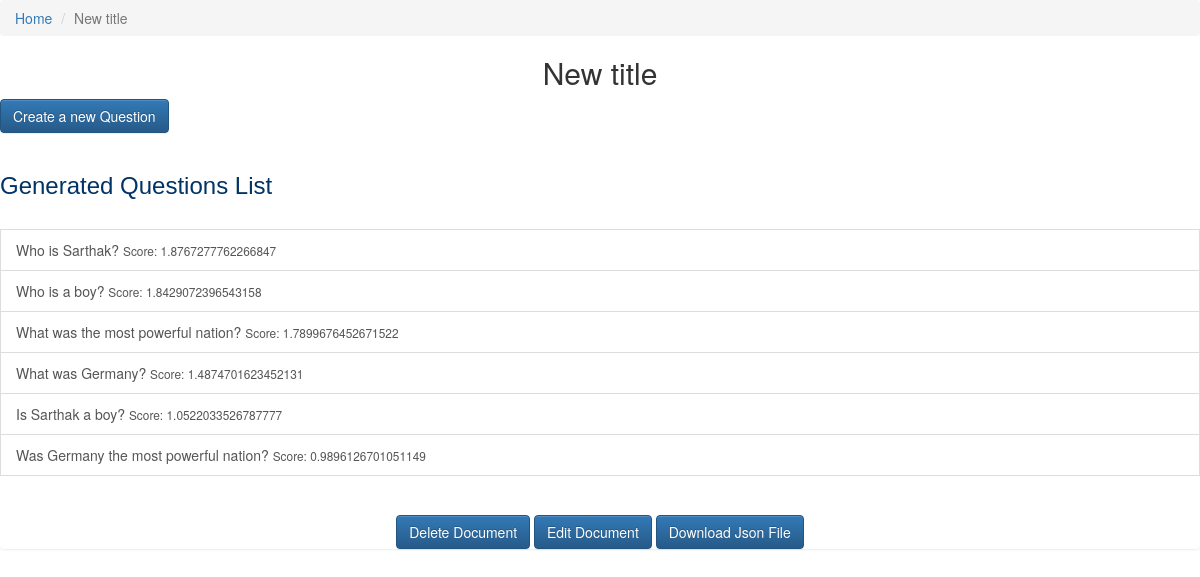
Before: /new-title-16-17/ with the older database file.
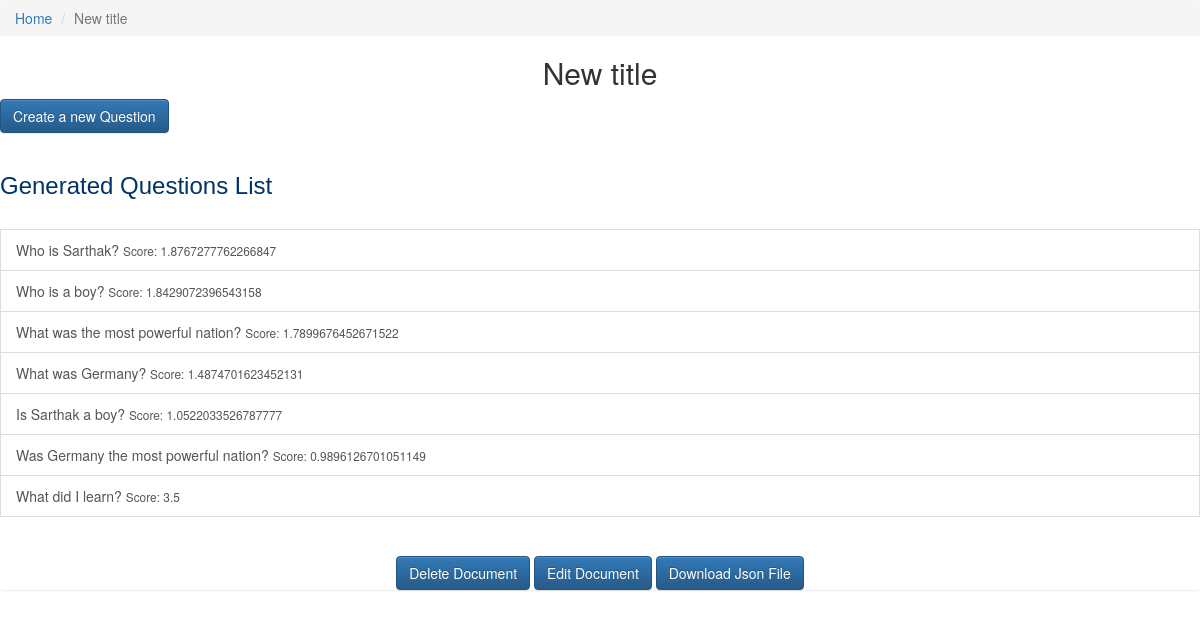
After: the same page with the newer database file.
### documents/models.py (models this page shows, shortened)
class Question(models.Model):
    question = models.CharField(max_length=120, blank=False)
    sentence = models.CharField(null=True, max_length=120, blank=False)
    score = models.FloatField(default=3.5)
    acceptable = models.BooleanField(default=False)
    correct_answer = models.CharField(default="Yes", max_length=30, blank=False)
    option1 = models.CharField(max_length=30)
    option2 = models.CharField(max_length=30)
    option3 = models.CharField(max_length=30)
    timestamp = models.DateField(auto_now=False, auto_now_add=True)
    updated = models.DateField(auto_now=True, auto_now_add=False)
    slug = models.SlugField(unique=True)
    document = models.ForeignKey("Document", on_delete=models.CASCADE, null=True)
    edited = models.BooleanField(default=False)
    medium_choices = (("Automated", "Automated"),("Manually", "Manually"))
    generation_medium = models.CharField(max_length=30, choices=medium_choices, default="Automated")
    time = models.TimeField(null=True, blank=False, auto_now=False, auto_now_add=False)
    def get_absolute_url(self):
        return reverse('docs:ques_detail', kwargs={'slug1': self.document.slug,
                                                    'slug2': self.slug}
                       )

### documents/views.py (the view)
# urls.py: url(r'^(?P<slug>[\w-]+)/$', views.doc_detail, name='doc_detail'),
def doc_detail(request, slug=None):
    instance = get_object_or_404(Document, slug=slug)
    queryset_list = instance.question_set.all()
    context = {
        "queryset" : queryset_list,
        "instance" : instance,
    }
    return render(request, "documents/doc_detail.html", context)

### documents/models.py (called while the page is built)
    def get_absolute_url(self):
        return reverse("docs:doc_detail", kwargs={ "slug" : self.slug })

### templates/documents/doc_detail.html (shortened to what this page needs)
{% extends "base.html" %}
{% block content %}
<div>
    <ul class="breadcrumb">
          <li><a href="/">Home</a> </li>
          <li class="active">{{ instance.title }}</li>
    </ul>
    <h2 align="center"> {{ instance.title }} </h2>
</div>
    <div class="list-group">
        <button class="btn btn-primary" type="button">
        <a href='{{instance.get_absolute_url}}question_create/' style="color: white"> Create a new Question </a>
        </button>
        <br><br>
        <h3 style="font-family: Arial; color: #003366">Generated Questions List</h3><br>
        {% for obj in queryset %}
                <a href="{{ obj.get_absolute_url }}" class="list-group-item">{{ obj.question }} <small>Score: {{ obj.score }}</small></a>
        {% endfor %}
        <br><br>
        <div align="center">
            <a class="btn btn-primary" href='{{ instance.get_absoulte_url }}delete/' role="button">Delete Document</a>
            <a class="btn btn-primary" href='{{ instance.get_absoulte_url }}edit/' role="button">Edit Document</a>
            <a class="btn btn-primary" href='{{ instance.get_absoulte_url }}download_json/' role="button">Download Json File</a>
        </div>
    </div>
{% endblock %}

Changed rows visible on the page:
added Question: question "What did I learn?", score "3.5"
